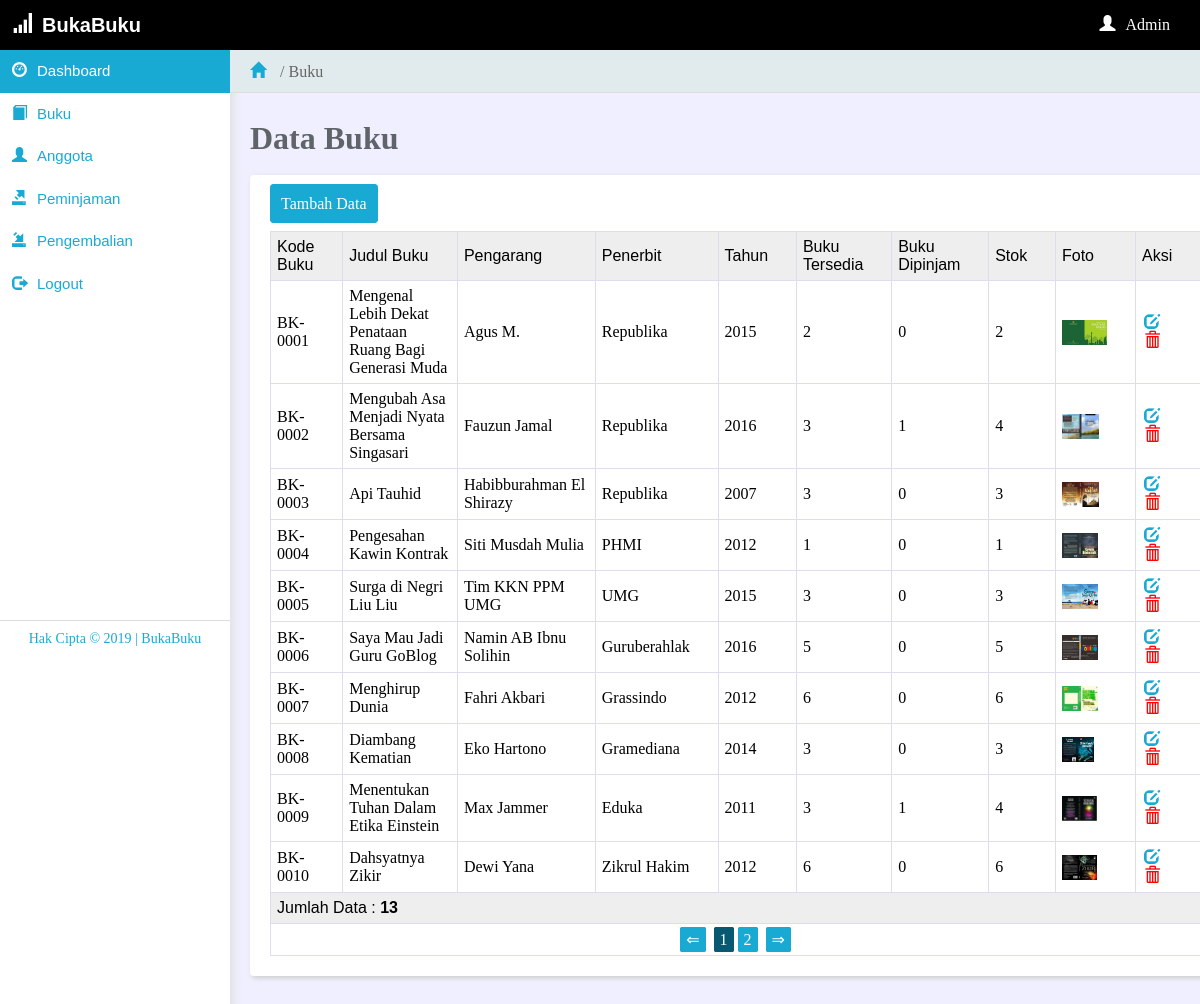
The page /user/manajemen/index.php?m=view&p=buku (signed in) on the database its author committed.
### tables this page shows
CREATE TABLE `buku` (
  `kd_buku` varchar(15) NOT NULL,
  `judul_buku` varchar(150) NOT NULL,
  `pengarang` varchar(30) NOT NULL,
  `penerbit` varchar(30) NOT NULL,
  `tahun` varchar(4) NOT NULL,
  `stok` int(3) NOT NULL,
  `tersedia` int(3) NOT NULL,
  `foto` varchar(150) NOT NULL
);

### user/manajemen/view/buku.php (the view)
<h1>Data Buku</h1>
<br>
<div class="panel">
	<a href="index.php?m=view&p=tambah_buku&r=5" class="btn-a">Tambah Data</a>
	<br>
	<br>
	<table class="datatable">
		<tr>
			<th>Kode Buku</th>
			<th>Judul Buku</th>
			<th>Pengarang</th>
			<th>Penerbit</th>
			<th>Tahun</th>
			<th>Buku Tersedia</th>
			<th>Buku Dipinjam</th>
			<th>Stok</th>
			<th>Foto</th>
			<th>Aksi</th>
		</tr>
		<?php
		$batas = 10;
		$pg = isset($_GET['pg']) ? $_GET['pg'] : "";
		if (empty($pg)) {
			$posisi = 0;
			$pg = 1;
		} else {
			$posisi = ($pg - 1) * $batas;
		}
		$sql = mysqli_query($con, "select * from buku limit $posisi,$batas");
		if (mysqli_num_rows($sql) > 0) {
			while ($dataBuku = mysqli_fetch_array($sql)) {
				echo "	<tr class='tr'>
								<td>$dataBuku[kd_buku]</td>
								<td>$dataBuku[judul_buku]</td>
								<td>$dataBuku[pengarang]</td>
								<td>$dataBuku[penerbit]</td>
								<td>$dataBuku[tahun]</td>
								<td>$dataBuku[tersedia]</td>";
				$sql_cek = mysqli_num_rows(mysqli_query($con, "select * from peminjaman where kd_buku = '$dataBuku[kd_buku]'"));
				$kdbk = mysqli_fetch_array(mysqli_query($con, "select * from peminjaman where kd_buku = '$dataBuku[kd_buku]'"));
				if ($kdbk != null) {
					$sql_cek2 = mysqli_num_rows(mysqli_query($con, "select * from pengembalian where kd_peminjaman = '$kdbk[kd_peminjaman]'"));
				}
				if ($sql_cek > 0) {
					if ($sql_cek2 > 0) {
						$dipinjam = $sql_cek - $sql_cek2;
					} else {
						$dipinjam = $sql_cek;
					}
				} else {
					$dipinjam = 0;
				}
				echo "	<td>$dipinjam</td>
								<td>$dataBuku[stok]</td>
								<td><img src='../../image/site/buku/$dataBuku[foto]' class='img'></td>
								<td>
									<a href='index.php?m=view&&p=edit_buku&kd_buku=$dataBuku[kd_buku]' class='btn-edit'><span class='glyphicon glyphicon-edit'></span></a>
									<a href='index.php?m=modul&&p=hapus_buku&kd_buku=$dataBuku[kd_buku]' class='btn-hapus' onclick=\"return confirm('Apakah Anda yakin ingin menghapus data ini?');\"><span class='glyphicon glyphicon-trash'></span></a>
								</td>
							<tr>
					";
			}
		} else {
			echo "	<tr>
							<td colspan='10' align='center'>Data tidak tersedia</td>
						<tr>
					";
		}
		$jml_data = mysqli_num_rows(mysqli_query($con, "select * from buku"));
		$JmlHalaman = ceil($jml_data / $batas);
		if ($pg > 1) {
			$link = $pg - 1;
			$prev = "<a href='index.php?m=view&p=buku&?pg=$link' class='btn-pg'>&lArr;</a>";
		} else {
			$prev = "<a href='#' class='btn-pg'>&lArr;</a>";
		}
		$nmr = '';
		for ($i = 1; $i <= $JmlHalaman; $i++) {
			if ($i == $pg) {
				$nmr .= "<a href='#' class='btn-pgactive'>$i</a>";
			} else {
				$nmr .= "<a href='index.php?m=view&p=buku&pg=$i' class='btn-pg'>$i</a>";
			}
		}
		if ($pg < $JmlHalaman) {
			$link2 = $pg + 1;
			$next = "<a href='index.php?m=view&p=buku&pg=$link2' class='btn-pg'>&rArr;</a>";
		} else {
			$next = "<a href='#' class='btn-pg'>&rArr;</a>";
		}
		?>
		<tr>
			<th colspan="10">Jumlah Data :<b> <?php echo $jml_data; ?></b> </th>
		</tr>
		<?php
		echo "<tr>
            	<td colspan='10' align='center'>
            		$prev $nmr $next
            	</td>
    		</tr>";
		?>
	</table>
</div>

### config/css/internal-css.css (style rules this page uses)
body { background-color: #efefff; overflow-x: hidden; }
h1, h2, h3, h4, h5, h6 { color: #5f6468; }
a { color: #fff; text-decoration: none; }
.panel { background-color: #fff; width: 97%; padding: 20px; border-radius: 4px; box-shadow: 2px 2px 5px #ccc; margin-bottom: 20px; }
.datatable { border-collapse: collapse; }
.datatable th { width: 1%; text-align: left; background-color:#eee; color:#000; border:1px solid #dde; padding:6px; font-family: sans-serif; font-weight: 500; }
.datatable td { padding: 6px; border:1px solid #dde; }
.btn-a { margin-top: 10px; border:1px solid #19AAD4; background-color: #19AAD4; color: #fff; padding: 10px; border-radius: 4px; text-decoration: none; }
.btn-edit { color: #19AAD4; padding: 2px; text-decoration: none; }
.btn-hapus { color: #FF0303; padding: 2px; text-decoration: none; }
.btn-pg { border:1px solid #19AAD4; background-color: #19AAD4; color: #fff; padding: 3px 5px 3px 5px; margin-left: 2px; margin-right: 2px; border-radius: 2px; text-decoration: none; }
.btn-pgactive { border:1px solid #075971; background-color: #075971; color: #fff; padding: 3px 5px 3px 5px; margin-left: 2px; margin-right: 2px; border-radius: 2px; text-decoration: none; }
.img { height: 25px; left: 0px; transition: ease-in-out 1s; }

### config/css/internal-menu.css (style rules this page uses)
* { margin: 0px; padding: 0px; }

### rows shown on the page
buku: kd_buku "BK-0001", judul_buku "Mengenal Lebih Dekat Penataan Ruang Bagi Generasi Muda", pengarang "Agus M.", penerbit "Republika", tahun "2015", tersedia "2", dipinjam "0", stok "2", foto (picture)
buku: kd_buku "BK-0002", judul_buku "Mengubah Asa Menjadi Nyata Bersama Singasari", pengarang "Fauzun Jamal", penerbit "Republika", tahun "2016", tersedia "3", dipinjam "1", stok "4", foto (picture)
buku: kd_buku "BK-0003", judul_buku "Api Tauhid", pengarang "Habibburahman El Shirazy", penerbit "Republika", tahun "2007", tersedia "3", dipinjam "0", stok "3", foto (picture)
buku: kd_buku "BK-0004", judul_buku "Pengesahan Kawin Kontrak", pengarang "Siti Musdah Mulia", penerbit "PHMI", tahun "2012", tersedia "1", dipinjam "0", stok "1", foto (picture)
buku: kd_buku "BK-0005", judul_buku "Surga di Negri Liu Liu", pengarang "Tim KKN PPM UMG", penerbit "UMG", tahun "2015", tersedia "3", dipinjam "0", stok "3", foto (picture)
buku: kd_buku "BK-0006", judul_buku "Saya Mau Jadi Guru GoBlog", pengarang "Namin AB Ibnu Solihin", penerbit "Guruberahlak", tahun "2016", tersedia "5", dipinjam "0", stok "5", foto (picture)
buku: kd_buku "BK-0007", judul_buku "Menghirup Dunia", pengarang "Fahri Akbari", penerbit "Grassindo", tahun "2012", tersedia "6", dipinjam "0", stok "6", foto (picture)
buku: kd_buku "BK-0008", judul_buku "Diambang Kematian", pengarang "Eko Hartono", penerbit "Gramediana", tahun "2014", tersedia "3", dipinjam "0", stok "3", foto (picture)
buku: kd_buku "BK-0009", judul_buku "Menentukan Tuhan Dalam Etika Einstein", pengarang "Max Jammer", penerbit "Eduka", tahun "2011", tersedia "3", dipinjam "1", stok "4", foto (picture)
buku: kd_buku "BK-0010", judul_buku "Dahsyatnya Zikir", pengarang "Dewi Yana", penerbit "Zikrul Hakim", tahun "2012", tersedia "6", dipinjam "0", stok "6", foto (picture)

### other values the page prints
$_SESSION[username] "Admin"
$ex[$i] "Buku"
$jml_data "13"
